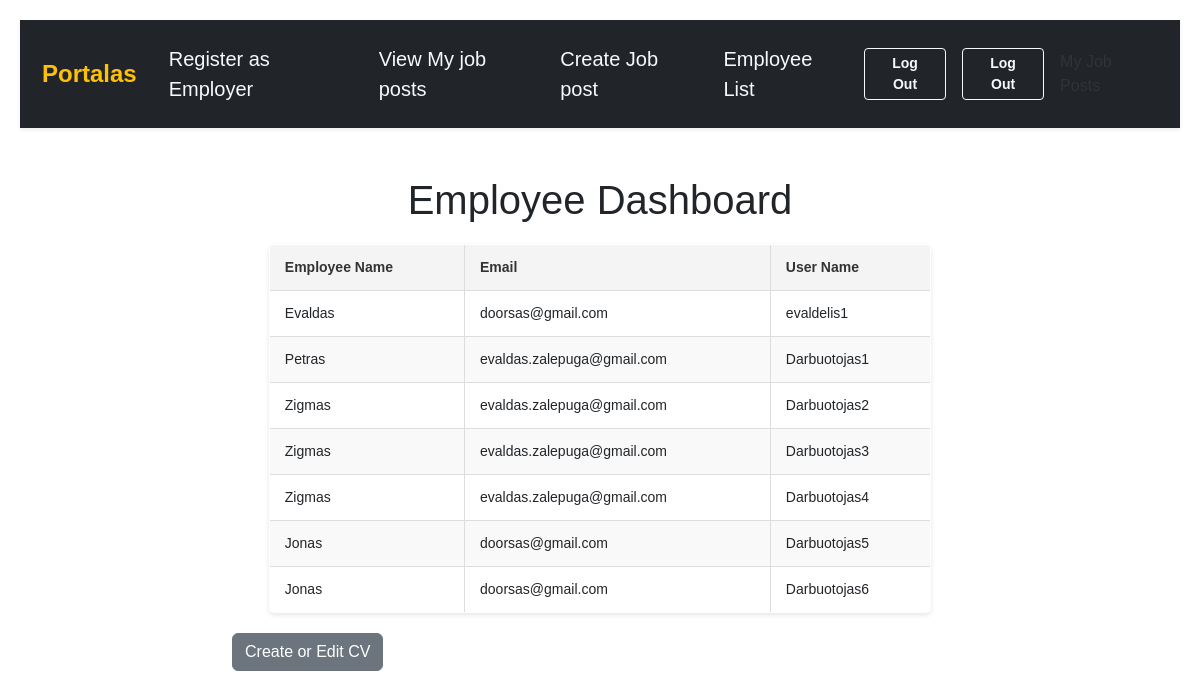
Before: /employee/employees_dashboard/ (signed in) with the older database file.
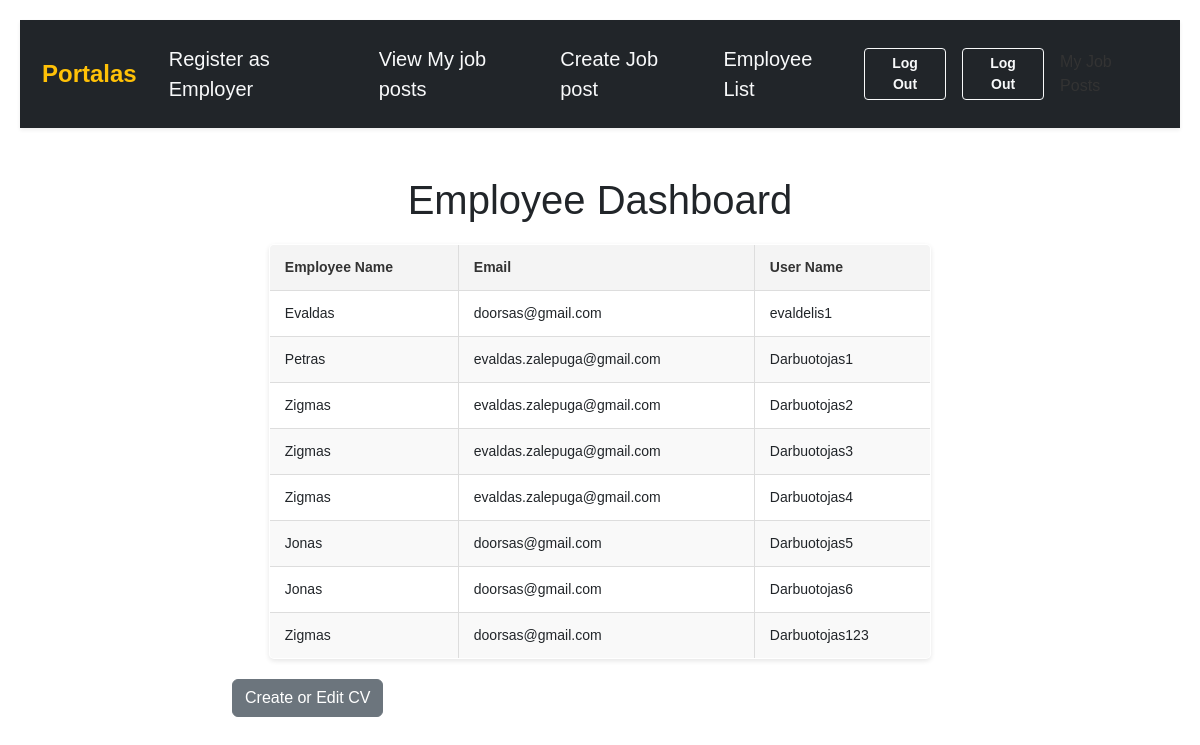
After: the same page with the newer database file.
### employee/models.py (models this page shows, shortened)
class Employee(models.Model):
    user = models.OneToOneField(User, on_delete=models.CASCADE)  # Link to User
    employee_name = models.CharField(max_length=255)
    employee_surname = models.CharField(max_length=255, blank=True, null=True,default="Unknown")  # New field
    email = models.EmailField()
    citizenship = models.CharField(max_length=100, blank=True, null=True, default="Unknown")  # New field
    national_id = models.IntegerField( blank=True, null=True, unique=True)
    receive_special_offers = models.BooleanField(default=False,)  # New field
    phone_number = models.CharField(max_length=20, blank=True, null=True, default="Unknown")  # New field

### employee/views.py (the view)
# urls.py: path('employees_dashboard/',views.employee_dashboard, name='employee_dashboard'),
@login_required
def employee_dashboard(request):
    employees = Employee.objects.all()
    return render(request, 'employee/employee_dashboard.html', {'employees': employees})

### employee/templates/employee/employee_dashboard.html (shortened to what this page needs)
{% extends 'base_employer.html' %}
{% block content %}
<h1>Employee Dashboard</h1>
    <table>
        <thead>
            <tr>
                <th>Employee Name</th>
                <th>Email</th>
                <th>User Name</th>
            </tr>
        </thead>
        <tbody>
            {% for employee in employees %}
                <tr>
                    <td>{{ employee.employee_name }}</td>
                    <td>{{ employee.email }}</td>
                     <td>{{ employee.user }}</td>
                </tr>
            {% endfor %}
        </tbody>
    </table>
    <a href="{% url 'create_or_edit_cv' %}" class="btn btn-secondary">Create or Edit CV</a>
{% endblock %}

Changed rows visible on the page:
added Employee: employee_name "Zigmas", email "doorsas@gmail.com", user "Darbuotojas123"
